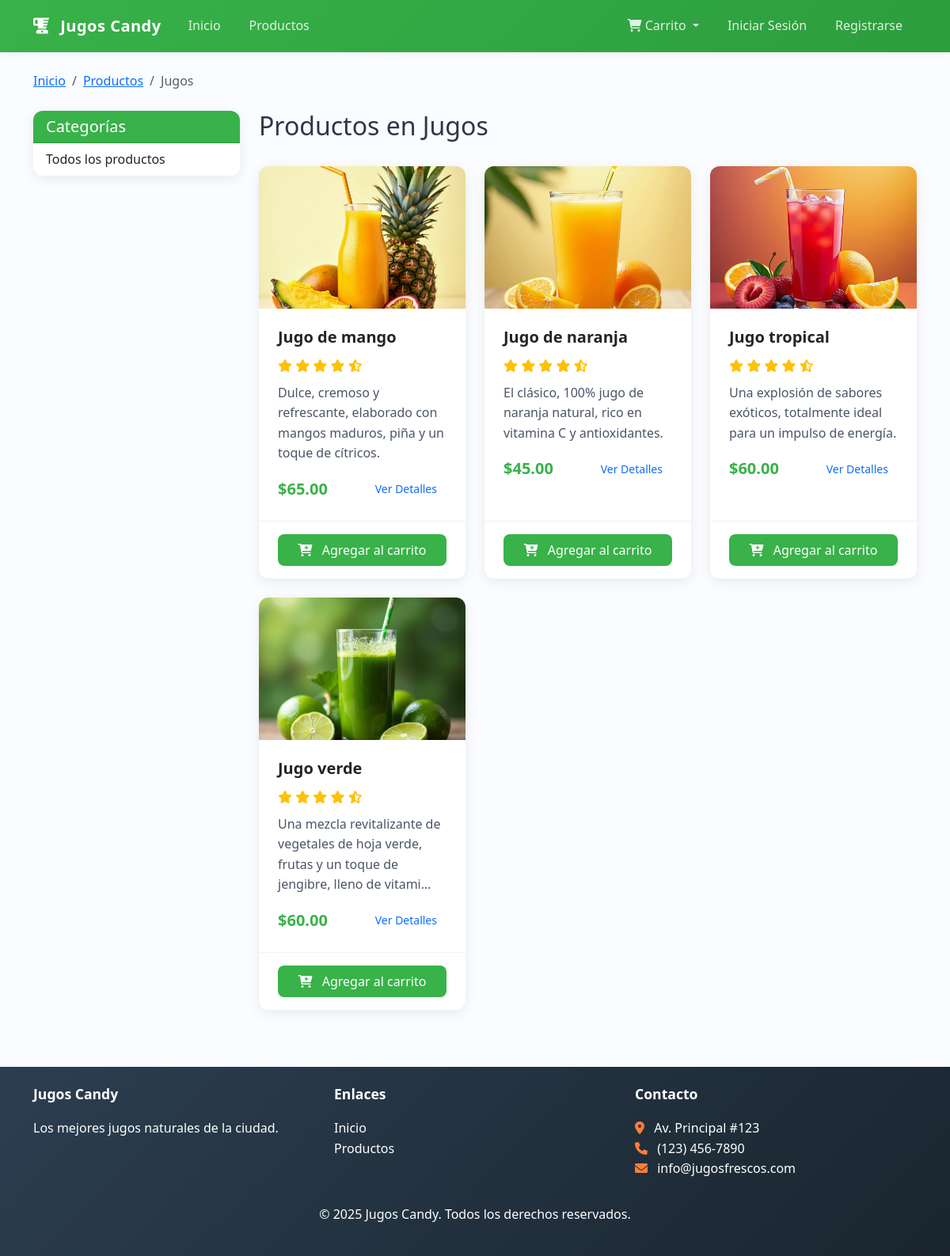
The app's page /categoria/3/ with its own data.
### store/models.py (models this page shows, shortened)
class Category(models.Model):
    name = models.CharField(max_length=100, verbose_name="Nombre")
    description = models.TextField(blank=True, null=True, verbose_name="Descripción")
    class Meta:
        verbose_name = "Categoría"
        verbose_name_plural = "Categorías"

class Product(models.Model):
    name = models.CharField(max_length=100, verbose_name="Nombre")
    description = models.TextField(verbose_name="Descripción")
    price = models.DecimalField(max_digits=6, decimal_places=2, verbose_name="Precio")
    image = models.ImageField(upload_to='products/', verbose_name="Imagen", blank=True, null=True)
    category = models.ForeignKey(Category, on_delete=models.CASCADE, verbose_name="Categoría")
    available = models.BooleanField(default=True, verbose_name="Disponible")
    created_at = models.DateTimeField(auto_now_add=True, verbose_name="Fecha de creación")
    updated_at = models.DateTimeField(auto_now=True, verbose_name="Última actualización")
    class Meta:
        verbose_name = "Producto"
        verbose_name_plural = "Productos"
        ordering = ['name']

### store/views.py (the view)
# urls.py: path('categoria/<int:category_id>/', views.category_products, name='category_products'),
def category_products(request, category_id):
    category = get_object_or_404(Category, id=category_id)
    products = Product.objects.filter(category=category, available=True)
    context = {
        'category': category,
        'products': products,
    }
    return render(request, 'store/category_products.html', context)

### store/context_processors.py (called while the page is built, shortened)
def cart_processor(request):
    cart = request.session.get('cart', {})
    print("Debug - Contenido del carrito:", cart)
    cart_count = sum(item.get('quantity', 0) for item in cart.values())
    print("Debug - Cantidad total en carrito:", cart_count)
    cart_items = []
    cart_total = 0
    try:
        from .models import Product
    except Exception as e:
        print(f"Error en cart_processor: {e}")
    return {
        'cart_count': cart_count,
        'cart_items': cart_items,
        'cart_total': cart_total,
    }

### store/templates/store/category_products.html (shortened to what this page needs)
{% extends 'store/base.html' %}
{% block content %}
<div class="container">
    <nav aria-label="breadcrumb" class="mb-4">
        <ol class="breadcrumb">
            <li class="breadcrumb-item"><a href="{% url 'store:home' %}">Inicio</a></li>
            <li class="breadcrumb-item"><a href="{% url 'store:product_list' %}">Productos</a></li>
            <li class="breadcrumb-item active" aria-current="page">{{ category.name }}</li>
        </ol>
    </nav>
    <div class="row">
        <div class="col-md-3 mb-4">
            <div class="card shadow-sm">
                <div class="card-header bg-success text-white">
                    <h5 class="mb-0">Categorías</h5>
                </div>
                <div class="list-group list-group-flush">
                    <a href="{% url 'store:product_list' %}" class="list-group-item list-group-item-action {% if not category %}active{% endif %}">
                        Todos los productos
                    </a>
                </div>
            </div>
        </div>
        <div class="col-md-9">
            <div class="d-flex justify-content-between align-items-center mb-4">
                <h2>
                    Productos en {{ category.name }}
                </h2>
            </div>
            {% if products %}
            <div class="row row-cols-1 row-cols-md-3 g-4">
                {% for product in products %}
                <div class="col">
                    <div class="card h-100 shadow-sm product-card">
                        {% if product.image %}
                        <div class="product-image-container">
                            <img src="{{ product.image.url }}" class="card-img-top" alt="{{ product.name }}">
                        </div>
                        {% else %}
                        <div class="text-center p-3 bg-light product-image-container">
                            <i class="fas fa-blender fa-5x text-secondary"></i>
                        </div>
                        {% endif %}
                        <div class="card-body">
                            <h5 class="card-title">{{ product.name }}</h5>
                            <div class="product-rating mb-2">
                                <i class="fas fa-star"></i>
                                <i class="fas fa-star"></i>
                                <i class="fas fa-star"></i>
                                <i class="fas fa-star"></i>
                                <i class="fas fa-star-half-alt"></i>
                            </div>
                            <p class="card-text">{{ product.description|truncatechars:100 }}</p>
                            <div class="d-flex justify-content-between align-items-center mt-3">
                                <span class="fs-5 fw-bold text-success">${{ product.price }}</span>
                                <a href="{% url 'store:product_detail' product.id %}" class="btn btn-sm btn-outline-primary">
                                    Ver Detalles
                                </a>
                            </div>
                        </div>
                        <div class="card-footer bg-white border-top-0">
                            <form method="post" action="{% url 'store:add_to_cart' product.id %}" class="add-to-cart-form d-flex justify-content-between align-items-center">
                                <button type="submit" class="btn btn-success w-100">
                                    <i class="fas fa-cart-plus"></i> Agregar al carrito
                                </button>
                            </form>
                        </div>
                    </div>
                </div>
                {% endfor %}
            </div>
            {% else %}
            <div class="alert alert-info">
                No hay productos disponibles en esta categoría en este momento.
            </div>
            {% endif %}
        </div>
    </div>
</div>
{% endblock %}

### store/static/css/main.css (style rules this page uses)
:root { --primary-color: #38b249; --primary-dark: #2d9d3e; --accent-color: #ff7e36; --light-green: #ebf9ed; --success-color: #38b249; --info-color: #3da9fc; --warning-color: #ffb627; --danger-color: #ef4565; --light-color: #f8f9fa; --dark-color: #2d3748; --body-bg: #fafcff; --text-color: #2d3748; --card-shadow: 0 0.25rem 1rem rgba(0, 0, 0, 0.08); --card-radius: 0.75rem; --font-family: 'Poppins', 'Segoe UI', Tahoma, Geneva, Verdana, sans-serif; }
body { font-family: var(--font-family); color: var(--text-color); background-color: var(--body-bg); overflow-x: hidden; line-height: 1.6; }
.btn { border-radius: 0.5rem; padding: 0.5rem 1.25rem; font-weight: 500; transition: all 0.2s ease; text-transform: none; border: none; }
.btn-success { background-color: var(--primary-color); color: white; }
.btn-sm { padding: 0.25rem 0.75rem; font-size: 0.875rem; }
.btn i { margin-right: 0.5rem; }
.card { border: none; border-radius: var(--card-radius); box-shadow: var(--card-shadow); transition: transform 0.2s, box-shadow 0.2s; overflow: hidden; }
.card-body { padding: 1.5rem; }
.card-title { font-weight: 600; margin-bottom: 0.75rem; }
.card-text { color: #4a5568; margin-bottom: 1rem; }
.card-img-top { height: 180px; object-fit: cover; }
.text-success { color: var(--primary-color) !important; }
.bg-success { background-color: var(--primary-color) !important; }
.fas { transition: all 0.3s; }
.card-footer { background-color: transparent !important; border-top: 1px solid rgba(0, 0, 0, 0.05) !important; padding: 1rem 1.5rem; }
.fs-5.fw-bold { font-size: 1.25rem !important; font-weight: 600 !important; }
.shadow-sm { box-shadow: var(--card-shadow) !important; }

### store/templates/store/category_products.html (style rules this page uses)
.product-card { border-radius: 0.75rem; overflow: hidden; transition: all 0.3s ease; }
.product-image-container { position: relative; overflow: hidden; }
.product-rating { color: #ffc107; }

### records on screen
Category: name "Jugos"
Product: image (picture), name "Jugo de mango", description "Dulce, cremoso y refrescante, elaborado con mangos maduros, piña y un toque de cítricos.", price "65.00"
Product: image (picture), name "Jugo de naranja", description "El clásico, 100% jugo de naranja natural, rico en vitamina C y antioxidantes.", price "45.00"
Product: image (picture), name "Jugo tropical", description "Una explosión de sabores exóticos, totalmente ideal para un impulso de energía.", price "60.00"
Product: image (picture), name "Jugo verde", description "Una mezcla revitalizante de vegetales de hoja verde, frutas y un toque de jengibre, lleno de vitami…", price "60.00"
